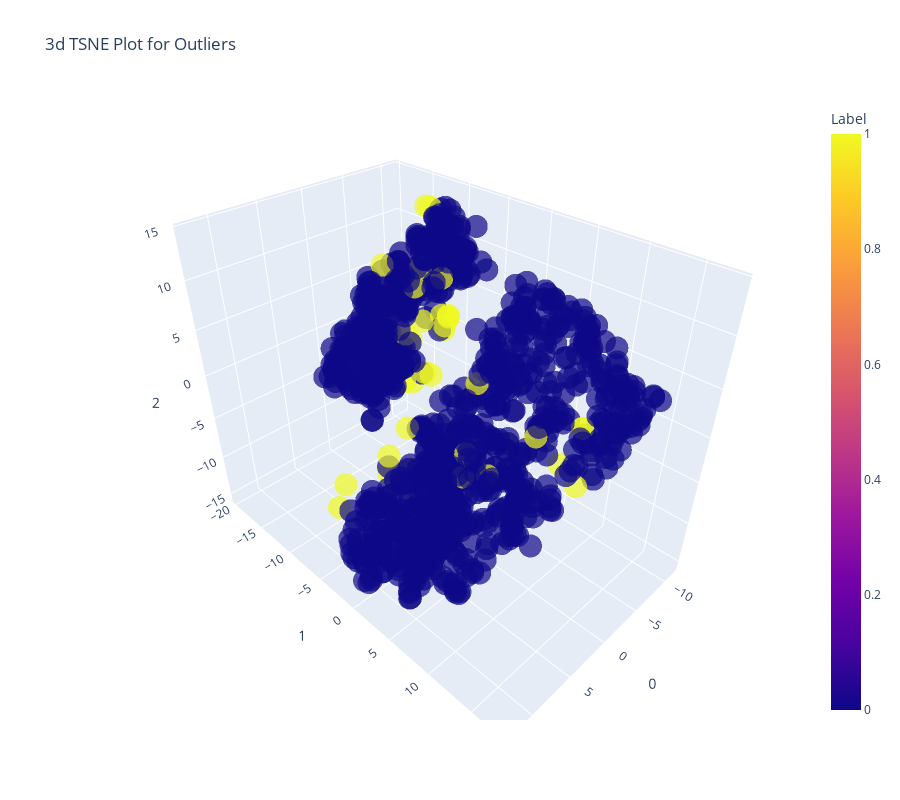

Notebook cell for this chart:
### Code cell
knn = create_model('knn')
plot_model(knn)

### Figure 1 — Plotly figure (JSON) as saved in the notebook; plotly's stock layout.template omitted (floating-point values rounded to 4 significant figures; data arrays with more than 128 entries replaced by an {"elided": "..."} marker saying what was removed)
{"data": [{"hovertemplate": "0=%{x}<br>1=%{y}<br>2=%{z}<br>Feature=%{customdata[0]}<br>Label=%{marker.color}", "showlegend": false, "legendgroup": "", "name": "", "customdata": {"elided": "1000x1 float values"}, "scene": "scene", "y": {"elided": "1000 float values"}, "hoverlabel": {"namelength": 0}, "mode": "markers", "marker": {"color": {"elided": "1000 int values"}, "opacity": 0.7, "symbol": "circle", "coloraxis": "coloraxis"}, "x": {"elided": "1000 float values"}, "z": {"elided": "1000 float values"}, "type": "scatter3d"}], "layout": {"title": {"text": "3d TSNE Plot for Outliers"}, "scene": {"domain": {"y": [0, 1], "x": [0, 1]}, "zaxis": {"title": {"text": "2"}}, "xaxis": {"title": {"text": "0"}}, "yaxis": {"title": {"text": "1"}}}, "height": 800, "width": 900, "legend": {"tracegroupgap": 0}, "coloraxis": {"colorbar": {"title": {"text": "Label"}}, "colorscale": [[0, "#0d0887"], [0.1111, "#46039f"], [0.2222, "#7201a8"], [0.3333, "#9c179e"], [0.4444, "#bd3786"], [0.5556, "#d8576b"], [0.6667, "#ed7953"], [0.7778, "#fb9f3a"], [0.8889, "#fdca26"], [1, "#f0f921"]]}}}
